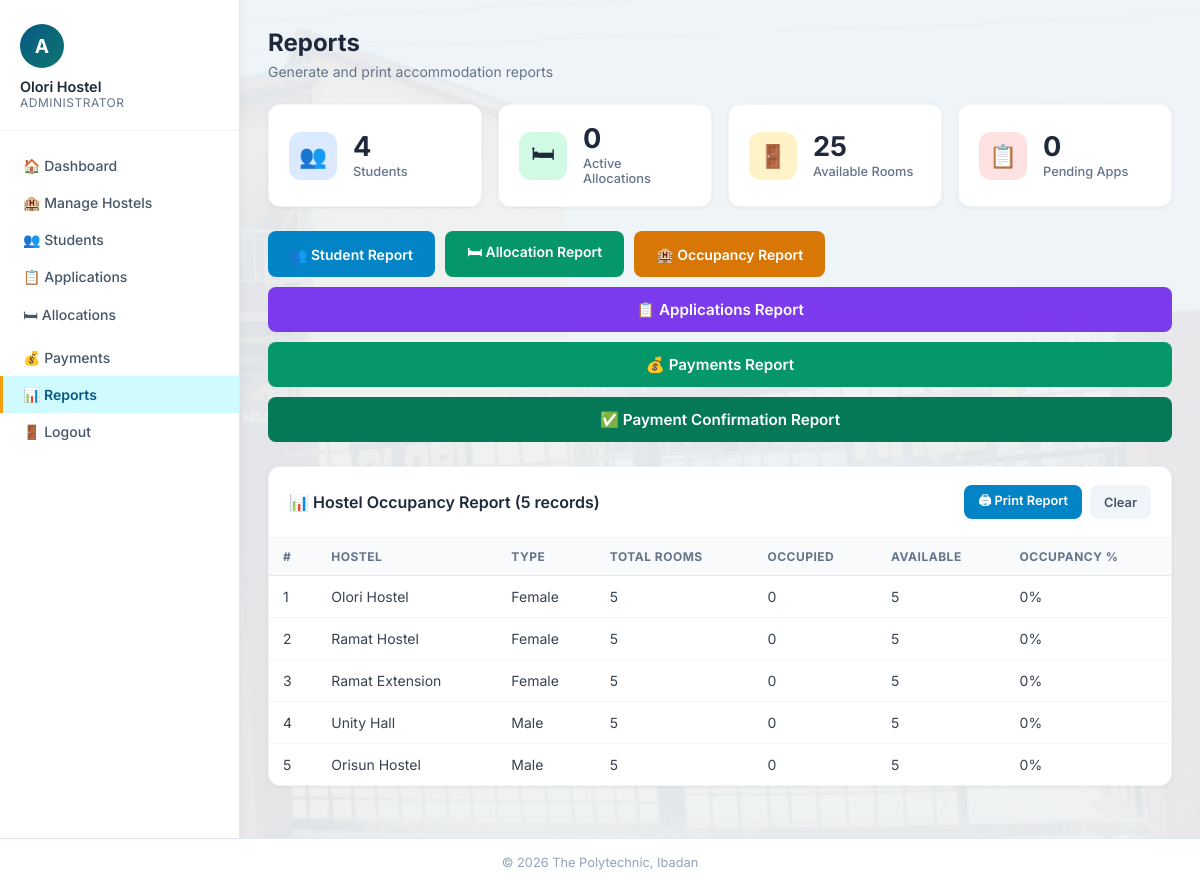
The app's page /admin/reports.php?report=occupancy (signed in) with its own data.
### tables this page shows
CREATE TABLE hostels (
    hostel_id INT AUTO_INCREMENT PRIMARY KEY,
    hostel_name VARCHAR(150) NOT NULL UNIQUE,
    hostel_type ENUM('Male','Female') NOT NULL,
    total_rooms INT NOT NULL DEFAULT 0,
    created_at DATETIME DEFAULT CURRENT_TIMESTAMP
);

### admin/reports.php (the view, shortened to what this page needs)
<?php
require_once '../includes/db.php';
$report = $_GET['report'] ?? '';
$students = $pdo->query("SELECT COUNT(*) FROM students")->fetchColumn();
$available = $pdo->query("SELECT COUNT(*) FROM rooms WHERE status='Available'")->fetchColumn();
$active_allocs = $pdo->query("SELECT COUNT(*) FROM allocations WHERE status='Active'")->fetchColumn();
$pending_apps = $pdo->query("SELECT COUNT(*) FROM applications WHERE status='Pending'")->fetchColumn();
$data = [];
$title = '';
$cols = [];
if ($report === 'students') {
    $title = 'Student Registration Report';
    $cols = ['#','Full Name','Form No','Department','Level','Gender','Phone','Registered'];
    $data = $pdo->query("SELECT * FROM students ORDER BY full_name")->fetchAll();
} elseif ($report === 'occupancy') {
    $title = 'Hostel Occupancy Report';
    $cols = ['#','Hostel','Type','Total Rooms','Occupied','Available','Occupancy %'];
    $data = $pdo->query("SELECT h.*, COUNT(r.room_id) as total, SUM(CASE WHEN r.status='Available' THEN 1 ELSE 0 END) as avail FROM hostels h LEFT JOIN rooms r ON h.hostel_id=r.hostel_id GROUP BY h.hostel_id")->fetchAll();
} elseif ($report === 'payments') {
    $title = 'Payments Records Report';
    $cols = ['#','Student','Form No','Amount (₦)','Reference','Date','Verified'];
    $data = $pdo->query("SELECT p.*, s.full_name, s.form_no FROM payments p JOIN students s ON p.student_id=s.student_id ORDER BY p.payment_date DESC")->fetchAll();
} elseif ($report === 'payment_confirmations') {
    $title = 'Payment Confirmation Report';
    $cols = ['#','Student','Form No','Amount (₦)','Reference','Date','Verified'];
    $data = $pdo->query("SELECT p.*, s.full_name, s.form_no FROM payments p JOIN students s ON p.student_id=s.student_id WHERE p.verified='Yes' ORDER BY p.payment_date DESC")->fetchAll();
}
?>
<!DOCTYPE html>
<html lang="en">
<head>
<link rel="stylesheet" href="../css/style.css?v=6">
</head>
<body>
<div class="wrapper admin-layout">
<aside class="sidebar no-print">
    <div class="user-info">
        <div class="avatar">A</div>
        <div class="name"><?= htmlspecialchars($_SESSION['admin_name']) ?></div>
        <div class="role">Administrator</div>
    </div>
    <nav class="sidebar-nav">
        <a href="dashboard.php">🏠 Dashboard</a>
        <a href="hostels.php">🏨 Manage Hostels</a>
        <a href="students.php">👥 Students</a>
        <a href="applications.php">📋 Applications</a>
        <a href="allocations.php">🛏 Allocations</a>
        <a href="payments.php">💰 Payments</a>
        <a href="reports.php" class="active">📊 Reports</a>
        <a href="logout.php">🚪 Logout</a>
    </nav>
</aside>
<main class="main">
    <div class="page-title no-print">Reports</div>
    <div class="page-subtitle no-print">Generate and print accommodation reports</div>
    <div class="stats-grid no-print" style="margin-bottom:24px;">
        <div class="stat-card"><div class="stat-icon blue">👥</div><div class="stat-info"><div class="value"><?= $students ?></div><div class="label">Students</div></div></div>
        <div class="stat-card"><div class="stat-icon green">🛏</div><div class="stat-info"><div class="value"><?= $active_allocs ?></div><div class="label">Active Allocations</div></div></div>
        <div class="stat-card"><div class="stat-icon orange">🚪</div><div class="stat-info"><div class="value"><?= $available ?></div><div class="label">Available Rooms</div></div></div>
        <div class="stat-card"><div class="stat-icon red">📋</div><div class="stat-info"><div class="value"><?= $pending_apps ?></div><div class="label">Pending Apps</div></div></div>
    </div>
    <div class="no-print" style="display:flex;flex-wrap:wrap;gap:10px;margin-bottom:24px;">
        <a href="?report=students" class="btn btn-info">👥 Student Report</a>
        <a href="?report=allocations" class="btn btn-success">🛏 Allocation Report</a>
        <a href="?report=occupancy" class="btn btn-warning">🏨 Occupancy Report</a>
        <a href="?report=applications" class="btn btn-primary" style="background:#7c3aed;">📋 Applications Report</a>
        <a href="?report=payments" class="btn btn-primary" style="background:#059669;">💰 Payments Report</a>
        <a href="?report=payment_confirmations" class="btn btn-primary" style="background:#047857;">✅ Payment Confirmation Report</a>
    </div>
    <?php if ($report && !empty($data)): ?>
    <div class="card">
        <div class="card-header">
            <h3>📊 <?= htmlspecialchars($title) ?> (<?= count($data) ?> records)</h3>
            <div class="no-print" style="display:flex;gap:8px;">
                <button onclick="window.print()" class="btn btn-info btn-sm">🖨 Print Report</button>
                <a href="reports.php" class="btn btn-sm" style="background:#f1f5f9;color:#475569;">Clear</a>
            </div>
        </div>
        <div class="table-wrap">
        <table>
            <thead><tr><?php foreach ($cols as $c): ?><th><?= $c ?></th><?php endforeach; ?></tr></thead>
            <tbody>
            <?php foreach ($data as $i => $row): ?>
            <tr>
                <td><?= $i+1 ?></td>
                <?php if ($report === 'students'): ?>
                    <td><?= htmlspecialchars($row['full_name']) ?></td>
                    <td><?= htmlspecialchars($row['form_no']) ?></td>
                    <td><?= htmlspecialchars($row['department']) ?></td>
                    <td><?= htmlspecialchars($row['level']) ?></td>
                    <td><?= htmlspecialchars($row['gender']) ?></td>
                    <td><?= htmlspecialchars($row['phone']) ?></td>
                    <td><?= date('d M Y', strtotime($row['created_at'])) ?></td>
                <?php elseif ($report === 'occupancy'): ?>
                    <td><?= htmlspecialchars($row['hostel_name']) ?></td>
                    <td><?= htmlspecialchars($row['hostel_type']) ?></td>
                    <td><?= $row['total'] ?></td>
                    <td><?= $row['total'] - ($row['avail'] ?? 0) ?></td>
                    <td><?= $row['avail'] ?? 0 ?></td>
                    <td><?= $row['total'] > 0 ? round((($row['total'] - ($row['avail'] ?? 0)) / $row['total']) * 100) : 0 ?>%</td>
                <?php endif; ?>
            </tr>
            <?php endforeach; ?>
            </tbody>
        </table>
        </div>
    </div>
    <?php elseif ($report): ?>
        <div class="alert alert-info">No data found for this report.</div>
    <?php endif; ?>
</main>
</div>
<div class="footer no-print">&copy; <?= date('Y') ?> The Polytechnic, Ibadan</div>
</body>
</html>

### css/style.css (style rules this page uses)
* { margin: 0; padding: 0; box-sizing: border-box; }
body { font-family: 'Inter', sans-serif; background-image: linear-gradient(rgba(240,244,248,0.93), rgba(240,244,248,0.93)), url('../assets/olorihostel.jpg'); background-position: center; background-size: cover; background-attachment: fixed; color: #1e293b; min-height: 100vh; }
.btn { display: inline-flex; align-items: center; justify-content: center; gap: 7px; padding: 11px 22px; border-radius: 8px; font-size: 0.875rem; font-weight: 600; font-family: 'Inter', sans-serif; cursor: pointer; border: none; transition: all 0.2s; text-decoration: none; }
.btn-primary { background: linear-gradient(135deg, #1e3a5f 0%, #2d6a4f 100%); color: white; width: 100%; padding: 13px; font-size: 0.95rem; }
.btn-success { background: #059669; color: white; }
.btn-warning { background: #d97706; color: white; }
.btn-info { background: #0284c7; color: white; }
.btn-sm { padding: 6px 14px; font-size: 0.8rem; }
.wrapper { display: flex; min-height: calc(100vh - 64px); }
.sidebar { width: 240px; background: white; border-right: 1px solid #e2e8f0; padding: 24px 0; flex-shrink: 0; box-shadow: 2px 0 8px rgba(0,0,0,0.04); }
.sidebar .user-info { padding: 0 20px 20px; border-bottom: 1px solid #f1f5f9; margin-bottom: 16px; }
.sidebar .user-info .avatar { width: 44px; height: 44px; background: linear-gradient(135deg, #075985 0%, #0f766e 100%); border-radius: 50%; display: flex; align-items: center; justify-content: center; color: white; font-size: 1.2rem; font-weight: 700; margin-bottom: 10px; }
.sidebar .user-info .name { font-size: 0.9rem; font-weight: 600; color: #1e293b; }
.sidebar .user-info .role { font-size: 0.75rem; color: #64748b; text-transform: uppercase; letter-spacing: 0.5px; }
.sidebar-nav a { display: flex; align-items: center; gap: 10px; padding: 10px 20px; color: #475569; text-decoration: none; font-size: 0.875rem; font-weight: 500; transition: all 0.2s; border-left: 3px solid transparent; }
.sidebar-nav a.active { background: #cffafe; color: #075985; border-left-color: #f59e0b; font-weight: 600; }
.main { flex: 1; padding: 28px; overflow-x: hidden; }
.page-title { font-size: 1.5rem; font-weight: 700; color: #1e293b; margin-bottom: 6px; }
.page-subtitle { font-size: 0.875rem; color: #64748b; margin-bottom: 24px; }
.stats-grid { display: grid; grid-template-columns: repeat(auto-fit, minmax(200px, 1fr)); gap: 16px; margin-bottom: 28px; }
.stat-card { background: white; border-radius: 12px; padding: 20px; box-shadow: 0 1px 4px rgba(0,0,0,0.06); border: 1px solid #f1f5f9; display: flex; align-items: center; gap: 16px; }
.stat-card .stat-icon { width: 48px; height: 48px; border-radius: 12px; display: flex; align-items: center; justify-content: center; font-size: 1.4rem; flex-shrink: 0; }
.stat-card .stat-icon.blue { background: #dbeafe; }
.stat-card .stat-icon.green { background: #d1fae5; }
.stat-card .stat-icon.orange { background: #fef3c7; }
.stat-card .stat-icon.red { background: #fee2e2; }
.stat-card .stat-info .value { font-size: 1.7rem; font-weight: 700; color: #1e293b; line-height: 1; }
.stat-card .stat-info .label { font-size: 0.8rem; color: #64748b; margin-top: 4px; font-weight: 500; }
.card { background: white; border-radius: 12px; box-shadow: 0 1px 4px rgba(0,0,0,0.06); border: 1px solid #f1f5f9; overflow: hidden; margin-bottom: 24px; }
.card-header { padding: 18px 20px; border-bottom: 1px solid #f1f5f9; display: flex; align-items: center; justify-content: space-between; }
.card-header h3 { font-size: 1rem; font-weight: 600; color: #1e293b; }
.table-wrap { overflow-x: auto; }
table { width: 100%; border-collapse: collapse; font-size: 0.875rem; }
thead th { background: #f8fafc; padding: 11px 14px; text-align: left; font-size: 0.75rem; font-weight: 700; color: #64748b; text-transform: uppercase; letter-spacing: 0.5px; border-bottom: 1px solid #e2e8f0; }
tbody td { padding: 12px 14px; border-bottom: 1px solid #f1f5f9; color: #374151; vertical-align: middle; }
tbody tr:last-child td { border-bottom: none; }
.footer { background: white; border-top: 1px solid #e2e8f0; padding: 16px 28px; text-align: center; font-size: 0.8rem; color: #94a3b8; }
.wrapper.admin-layout { min-height: 100vh; }

### records on screen
hostels: hostel_name "Olori Hostel", hostel_type "Female", total "5", avail "0", avail "5", total "0"
hostels: hostel_name "Ramat Hostel", hostel_type "Female", total "5", avail "0", avail "5", total "0"
hostels: hostel_name "Ramat Extension", hostel_type "Female", total "5", avail "0", avail "5", total "0"
hostels: hostel_name "Unity Hall", hostel_type "Male", total "5", avail "0", avail "5", total "0"
hostels: hostel_name "Orisun Hostel", hostel_type "Male", total "5", avail "0", avail "5", total "0"

### other values on screen
$_SESSION['admin_name'] "Olori Hostel"
$students "4"
$active_allocs "0"
$available "25"
$pending_apps "0"
$title "Hostel Occupancy Report"
count($data) "5"
$c "#"
$c "HOSTEL"
$c "TYPE"
$c "TOTAL ROOMS"
$c "OCCUPIED"
$c "AVAILABLE"
$c "OCCUPANCY %"
